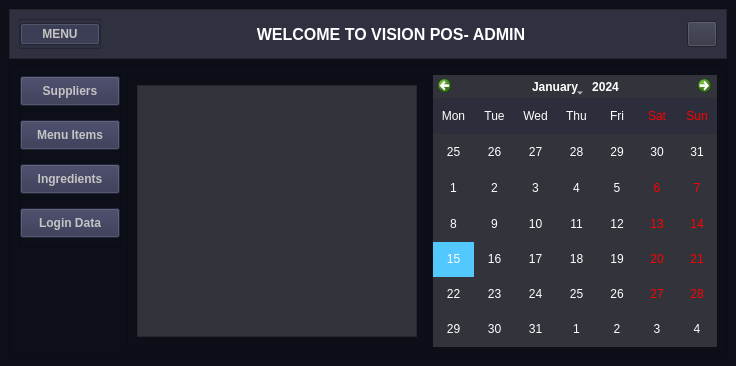
<?xml version="1.0" encoding="UTF-8"?>
<ui version="4.0">
 <class>MainWindow</class>
 <widget class="QMainWindow" name="MainWindow">
  <property name="geometry">
   <rect>
    <x>0</x>
    <y>0</y>
    <width>736</width>
    <height>366</height>
   </rect>
  </property>
  <property name="windowTitle">
   <string>MainWindow</string>
  </property>
  <property name="styleSheet">
   <string notr="true">background-color: rgb(12, 15, 24);</string>
  </property>
  <widget class="QWidget" name="centralwidget">
   <layout class="QVBoxLayout" name="verticalLayout">
    <item>
     <widget class="QFrame" name="Header">
      <property name="minimumSize">
       <size>
        <width>0</width>
        <height>50</height>
       </size>
      </property>
      <property name="maximumSize">
       <size>
        <width>16777215</width>
        <height>50</height>
       </size>
      </property>
      <property name="styleSheet">
       <string notr="true">background-color: rgb(47, 49, 65);
color: rgb(255, 255, 255);</string>
      </property>
      <property name="frameShape">
       <enum>QFrame::StyledPanel</enum>
      </property>
      <property name="frameShadow">
       <enum>QFrame::Raised</enum>
      </property>
      <layout class="QHBoxLayout" name="horizontalLayout_2">
       <item alignment="Qt::AlignLeft">
        <widget class="QFrame" name="frame">
         <property name="minimumSize">
          <size>
           <width>0</width>
           <height>30</height>
          </size>
         </property>
         <property name="maximumSize">
          <size>
           <width>16777215</width>
           <height>30</height>
          </size>
         </property>
         <property name="frameShape">
          <enum>QFrame::StyledPanel</enum>
         </property>
         <property name="frameShadow">
          <enum>QFrame::Raised</enum>
         </property>
         <layout class="QHBoxLayout" name="horizontalLayout_4">
          <property name="spacing">
           <number>0</number>
          </property>
          <property name="leftMargin">
           <number>0</number>
          </property>
          <property name="topMargin">
           <number>0</number>
          </property>
          <property name="rightMargin">
           <number>0</number>
          </property>
          <property name="bottomMargin">
           <number>0</number>
          </property>
          <item>
           <widget class="QPushButton" name="MenuPushButton">
            <property name="font">
             <font>
              <weight>75</weight>
              <bold>true</bold>
             </font>
            </property>
            <property name="cursor">
             <cursorShape>PointingHandCursor</cursorShape>
            </property>
            <property name="styleSheet">
             <string notr="true">background-color: rgb(47, 49, 78);
color: rgb(196, 196, 196);</string>
            </property>
            <property name="text">
             <string>MENU</string>
            </property>
            <property name="icon">
             <iconset resource="newericons.qrc">
              <normaloff>:/newPrefix/feather/menu (2).svg</normaloff>:/newPrefix/feather/menu (2).svg</iconset>
            </property>
            <property name="iconSize">
             <size>
              <width>18</width>
              <height>18</height>
             </size>
            </property>
            <property name="checkable">
             <bool>true</bool>
            </property>
            <property name="checked">
             <bool>true</bool>
            </property>
           </widget>
          </item>
         </layout>
        </widget>
       </item>
       <item>
        <widget class="QLabel" name="label">
         <property name="sizePolicy">
          <sizepolicy hsizetype="Expanding" vsizetype="Expanding">
           <horstretch>0</horstretch>
           <verstretch>0</verstretch>
          </sizepolicy>
         </property>
         <property name="font">
          <font>
           <pointsize>12</pointsize>
           <weight>75</weight>
           <bold>true</bold>
          </font>
         </property>
         <property name="styleSheet">
          <string notr="true">color: rgb(255, 255, 255);</string>
         </property>
         <property name="text">
          <string>WELCOME TO VISION POS- ADMIN</string>
         </property>
         <property name="alignment">
          <set>Qt::AlignCenter</set>
         </property>
        </widget>
       </item>
       <item>
        <widget class="QFrame" name="frame_2">
         <property name="frameShape">
          <enum>QFrame::StyledPanel</enum>
         </property>
         <property name="frameShadow">
          <enum>QFrame::Raised</enum>
         </property>
        </widget>
       </item>
       <item alignment="Qt::AlignRight">
        <widget class="QPushButton" name="backButton">
         <property name="sizePolicy">
          <sizepolicy hsizetype="Preferred" vsizetype="Preferred">
           <horstretch>0</horstretch>
           <verstretch>0</verstretch>
          </sizepolicy>
         </property>
         <property name="minimumSize">
          <size>
           <width>30</width>
           <height>26</height>
          </size>
         </property>
         <property name="maximumSize">
          <size>
           <width>30</width>
           <height>26</height>
          </size>
         </property>
         <property name="cursor">
          <cursorShape>PointingHandCursor</cursorShape>
         </property>
         <property name="text">
          <string/>
         </property>
         <property name="icon">
          <iconset resource="newericons.qrc">
           <normaloff>:/newPrefix/feather/external-link (2).svg</normaloff>:/newPrefix/feather/external-link (2).svg</iconset>
         </property>
         <property name="iconSize">
          <size>
           <width>20</width>
           <height>20</height>
          </size>
         </property>
        </widget>
       </item>
      </layout>
     </widget>
    </item>
    <item>
     <widget class="QFrame" name="Bigframe">
      <property name="sizePolicy">
       <sizepolicy hsizetype="Preferred" vsizetype="Expanding">
        <horstretch>0</horstretch>
        <verstretch>0</verstretch>
       </sizepolicy>
      </property>
      <property name="frameShape">
       <enum>QFrame::StyledPanel</enum>
      </property>
      <property name="frameShadow">
       <enum>QFrame::Raised</enum>
      </property>
      <layout class="QHBoxLayout" name="horizontalLayout">
       <item alignment="Qt::AlignLeft|Qt::AlignTop">
        <widget class="QFrame" name="frame_3">
         <property name="sizePolicy">
          <sizepolicy hsizetype="Expanding" vsizetype="Expanding">
           <horstretch>0</horstretch>
           <verstretch>0</verstretch>
          </sizepolicy>
         </property>
         <property name="minimumSize">
          <size>
           <width>100</width>
           <height>30</height>
          </size>
         </property>
         <property name="maximumSize">
          <size>
           <width>15551522</width>
           <height>15551522</height>
          </size>
         </property>
         <property name="styleSheet">
          <string notr="true"/>
         </property>
         <property name="frameShape">
          <enum>QFrame::StyledPanel</enum>
         </property>
         <property name="frameShadow">
          <enum>QFrame::Raised</enum>
         </property>
         <layout class="QVBoxLayout" name="verticalLayout_2">
          <property name="spacing">
           <number>14</number>
          </property>
          <property name="leftMargin">
           <number>0</number>
          </property>
          <property name="topMargin">
           <number>0</number>
          </property>
          <property name="rightMargin">
           <number>0</number>
          </property>
          <item>
           <widget class="QPushButton" name="buttonSuppliers">
            <property name="minimumSize">
             <size>
              <width>100</width>
              <height>30</height>
             </size>
            </property>
            <property name="font">
             <font>
              <weight>75</weight>
              <bold>true</bold>
             </font>
            </property>
            <property name="cursor">
             <cursorShape>PointingHandCursor</cursorShape>
            </property>
            <property name="styleSheet">
             <string notr="true">background-color: rgb(47, 49, 78);
color: rgb(196, 196, 196);</string>
            </property>
            <property name="text">
             <string>Suppliers</string>
            </property>
            <property name="icon">
             <iconset resource="newericons.qrc">
              <normaloff>:/newPrefix/feather/truck (2).svg</normaloff>:/newPrefix/feather/truck (2).svg</iconset>
            </property>
            <property name="default">
             <bool>false</bool>
            </property>
            <property name="flat">
             <bool>false</bool>
            </property>
           </widget>
          </item>
          <item>
           <widget class="QPushButton" name="buttonMenu">
            <property name="minimumSize">
             <size>
              <width>100</width>
              <height>30</height>
             </size>
            </property>
            <property name="font">
             <font>
              <weight>75</weight>
              <bold>true</bold>
             </font>
            </property>
            <property name="cursor">
             <cursorShape>PointingHandCursor</cursorShape>
            </property>
            <property name="styleSheet">
             <string notr="true">background-color: rgb(47, 49, 78);
color: rgb(196, 196, 196);</string>
            </property>
            <property name="text">
             <string>Menu Items</string>
            </property>
            <property name="icon">
             <iconset resource="newericons.qrc">
              <normaloff>:/newPrefix/feather/list (2).svg</normaloff>:/newPrefix/feather/list (2).svg</iconset>
            </property>
           </widget>
          </item>
          <item>
           <widget class="QPushButton" name="buttonIngredients">
            <property name="sizePolicy">
             <sizepolicy hsizetype="Minimum" vsizetype="Preferred">
              <horstretch>0</horstretch>
              <verstretch>0</verstretch>
             </sizepolicy>
            </property>
            <property name="minimumSize">
             <size>
              <width>100</width>
              <height>30</height>
             </size>
            </property>
            <property name="font">
             <font>
              <weight>75</weight>
              <bold>true</bold>
             </font>
            </property>
            <property name="cursor">
             <cursorShape>PointingHandCursor</cursorShape>
            </property>
            <property name="styleSheet">
             <string notr="true">background-color: rgb(47, 49, 78);
color: rgb(196, 196, 196);</string>
            </property>
            <property name="text">
             <string>Ingredients</string>
            </property>
            <property name="icon">
             <iconset resource="newericons.qrc">
              <normaloff>:/newPrefix/feather/layers (2).svg</normaloff>:/newPrefix/feather/layers (2).svg</iconset>
            </property>
           </widget>
          </item>
          <item>
           <widget class="QPushButton" name="buttonLogin">
            <property name="sizePolicy">
             <sizepolicy hsizetype="Minimum" vsizetype="Preferred">
              <horstretch>0</horstretch>
              <verstretch>0</verstretch>
             </sizepolicy>
            </property>
            <property name="minimumSize">
             <size>
              <width>100</width>
              <height>30</height>
             </size>
            </property>
            <property name="font">
             <font>
              <weight>75</weight>
              <bold>true</bold>
             </font>
            </property>
            <property name="cursor">
             <cursorShape>PointingHandCursor</cursorShape>
            </property>
            <property name="styleSheet">
             <string notr="true">background-color: rgb(47, 49, 78);
color: rgb(196, 196, 196);</string>
            </property>
            <property name="text">
             <string>Login Data</string>
            </property>
            <property name="icon">
             <iconset resource="newericons.qrc">
              <normaloff>:/newPrefix/feather/database (2).svg</normaloff>:/newPrefix/feather/database (2).svg</iconset>
            </property>
           </widget>
          </item>
         </layout>
        </widget>
       </item>
       <item>
        <widget class="QFrame" name="frame_4">
         <property name="enabled">
          <bool>true</bool>
         </property>
         <property name="sizePolicy">
          <sizepolicy hsizetype="Preferred" vsizetype="Preferred">
           <horstretch>0</horstretch>
           <verstretch>0</verstretch>
          </sizepolicy>
         </property>
         <property name="minimumSize">
          <size>
           <width>300</width>
           <height>0</height>
          </size>
         </property>
         <property name="maximumSize">
          <size>
           <width>600</width>
           <height>16777215</height>
          </size>
         </property>
         <property name="frameShape">
          <enum>QFrame::StyledPanel</enum>
         </property>
         <property name="frameShadow">
          <enum>QFrame::Raised</enum>
         </property>
         <layout class="QHBoxLayout" name="horizontalLayout_3">
          <item>
           <widget class="QTableView" name="tableView">
            <property name="sizePolicy">
             <sizepolicy hsizetype="MinimumExpanding" vsizetype="Preferred">
              <horstretch>0</horstretch>
              <verstretch>0</verstretch>
             </sizepolicy>
            </property>
            <property name="minimumSize">
             <size>
              <width>0</width>
              <height>0</height>
             </size>
            </property>
            <property name="maximumSize">
             <size>
              <width>600</width>
              <height>16777215</height>
             </size>
            </property>
            <property name="styleSheet">
             <string notr="true">color: rgb(255, 255, 255);
alternate-background-color: rgb(44, 46, 59);
background-color: rgb(51, 52, 59);
selection-background-color: rgb(82, 200, 255);</string>
            </property>
           </widget>
          </item>
         </layout>
        </widget>
       </item>
       <item>
        <widget class="QCalendarWidget" name="calendarWidget">
         <property name="styleSheet">
          <string notr="true">color: rgb(255, 255, 255);
alternate-background-color: rgb(44, 46, 59);
background-color: rgb(51, 52, 59);
selection-background-color: rgb(82, 200, 255);</string>
         </property>
         <property name="verticalHeaderFormat">
          <enum>QCalendarWidget::NoVerticalHeader</enum>
         </property>
         <property name="navigationBarVisible">
          <bool>true</bool>
         </property>
         <property name="dateEditEnabled">
          <bool>false</bool>
         </property>
        </widget>
       </item>
      </layout>
     </widget>
    </item>
   </layout>
  </widget>
 </widget>
 <resources>
  <include location="newericons.qrc"/>
 </resources>
 <connections>
  <connection>
   <sender>MenuPushButton</sender>
   <signal>toggled(bool)</signal>
   <receiver>frame_3</receiver>
   <slot>setVisible(bool)</slot>
   <hints>
    <hint type="sourcelabel">
     <x>64</x>
     <y>23</y>
    </hint>
    <hint type="destinationlabel">
     <x>93</x>
     <y>67</y>
    </hint>
   </hints>
  </connection>
  <connection>
   <sender>buttonSuppliers</sender>
   <signal>clicked(bool)</signal>
   <receiver>calendarWidget</receiver>
   <slot>setVisible(bool)</slot>
   <hints>
    <hint type="sourcelabel">
     <x>71</x>
     <y>84</y>
    </hint>
    <hint type="destinationlabel">
     <x>438</x>
     <y>84</y>
    </hint>
   </hints>
  </connection>
 </connections>
</ui>
